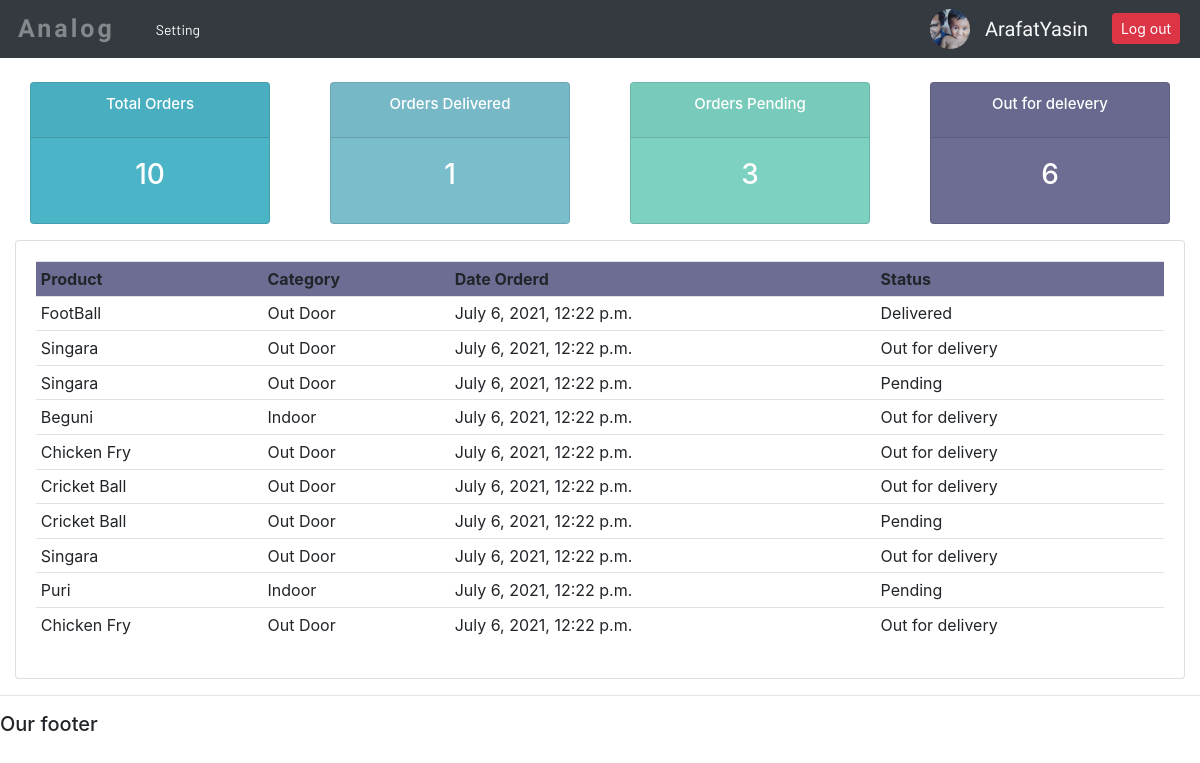
/user/ (signed in), run on the app's committed database.
### analog/models.py (models this page shows, shortened)
class Customer(models.Model):
    user = models.OneToOneField(User, null=True, on_delete=models.CASCADE)
    name = models.CharField(max_length=200, null=True)
    phone = models.CharField(max_length=11, null=True)
    image=models.ImageField(default='defult.png',null=True,blank=True)
    email = models.CharField(max_length=50, null=True)
    date_created = models.DateTimeField(auto_now_add=True)

class Order(models.Model):
    STATUS = (
        ('Pending', 'Pending'),
        ('Out for delivery', 'Out for delivery'),
        ('Delivered', 'Delivered'),
    )
    customer = models.ForeignKey(Customer, null=True, on_delete=models.SET_NULL)
    product = models.ForeignKey(Product, null=True, on_delete=models.SET_NULL)
    date_creates = models.DateTimeField(auto_now_add=True)
    status = models.CharField(max_length=200, null=True, choices=STATUS)

class Product(models.Model):
    CATAGORY = (
        ('Indoor', 'Indoor'),
        ('Out Door', 'Out Door'),
    )
    name = models.CharField(max_length=200, null=True)
    price = models.FloatField(null=True)
    catagory = models.CharField(max_length=200, null=True, choices=CATAGORY)
    description = models.CharField(max_length=200, null=True, blank=True)
    date_creates = models.DateTimeField(auto_now_add=True)
    tags = models.ManyToManyField(Tag)
    def __str__(self):
        return self.name

### analog/c_decorators.py (the view)
        def wraper_function(request, *args, **kwargs):
            group = None
            if request.user.groups.exists():
                group = request.user.groups.all()[0].name
            if group in allowed_roles:
                return view_func(request, *args, **kwargs)
            else:
                return HttpResponse("you are not authorised to view this page..")

### analog/views.py (called while the page is built)
@login_required(login_url='log_in')
@allowed_users(allowed_roles='Customer')
def UserPage(request):
    orders = request.user.customer.order_set.all()
    amounts = {
        'total': request.user.customer.order_set.all().count(),
        'delivered': request.user.customer.order_set.filter(status='Delivered').count(),
        'pending': request.user.customer.order_set.filter(status='Pending').count(),
        'out': request.user.customer.order_set.filter(status='Out for delivery').count(),
    }
    context = {
        'orders': orders,
        'amounts': amounts
    }
    return render(request, 'analog/user.html', context)

### templates/analog/user.html (shortened to what this page needs)
{% extends 'analog/main.html' %}
{% block content %}
    {% include 'analog/status.html' %}
    <div class="row">
	<div class="col-md">
		<div class="card card-body">
			<table class="table table-sm">
				<tr>
					<th>Product</th>
					<th>Category</th>
					<th>Date Orderd</th>
					<th>Status</th>
				</tr>
				{% for i in orders %}
				<tr>
					<td>{{ i.product }}</td>
					<td>{{ i.product.catagory }}</td>
					<td>{{ i.date_creates }}</td>
					<td>{{ i.status }}</td>
				</tr>
				{% endfor %}
			</table>
		</div>
	</div>
</div>
{% endblock %}

### templates/analog/navbar.html (shortened to what this page needs)
{% load static %}
<nav class="navbar navbar-expand-lg navbar-dark bg-dark">
  <a class="navbar-brand" href="#"><p id="logo">Analog</p></a>
  <div class="collapse navbar-collapse" id="navbarNav">
    {% if request.user.is_staff %}
        <ul class="navbar-nav">
      <li class="nav-item active">
        <a class="nav-link" href="{% url 'home' %}"><p>Dashboard</p></a>
      </li>
      <li class="nav-item">
        <a class="nav-link" href="{% url 'products' %}"><p>Products</p></a>
      </li>
      <li class="nav-item">
        <a class="nav-link" href="#"><p>Customers</p></a>
      </li>
    </ul>
        {% else %}
        <ul class="navbar-nav">
        <li class="nav-item">
        <a class="nav-link" href="{% url 'user_setting' %}"><p>Setting</p></a>
      </li>
        </ul>
      {% endif %}
      <div class="profile">
        <div id="profile">
            <span id="profile_name"><p>{{ request.user.username }}</p></span>
          <div class="pp"><img src="{{ request.user.customer.image.url }}"></div>
        </div>
        <span id="logout"><a id="logout_btn" href="{% url 'log_out' %}" class="btn btn-sm btn-danger">Log out</a> </span>
    </div>
  </div>
</nav>

### static/css/main.css (style rules this page uses)
table { border-radius: 3px; }
tr:nth-child(1) { background-color: #6d6d94; }

### static/css/nbar.css (style rules this page uses)
.navbar-brand #logo { padding: 0; margin: 0; font-weight: 800; color: rgba(253, 253, 253, 0.4); font-size: 25px; letter-spacing: 3px; }
.navbar-brand { padding: 2px; }
.nav-link p { color: rgb(251, 251, 251); font-family: 'Barlow', sans-serif; font-size: 14px; padding: 5px 15px; width: fit-content; border-radius: 3px; margin: 0; }
.nav-link { margin: 0; height: 30px; padding: 0; }

### templates/analog/navbar.html (style rules this page uses)
.profile { display: flex; width: 250px; justify-content: space-between; position: absolute; right: 20px; align-items: center; }
#profile_name { padding: 0; margin: 0; }
#profile_name p { color: #f8f8f8; padding: 0; margin: 0; font-size: 20px; font-family: 'Zen Tokyo Zoo', cursive; }
#logo { font-family: 'Righteous', cursive; }
.pp { height: 40px; width: 40px; display: flex; align-items: center; justify-content: center; border-radius: 50%; margin-right: 15px; box-sizing: border-box; overflow: hidden; }
.pp img { height: auto; width: 40px; }
#profile { display: flex; flex-direction: row-reverse; width: fit-content; align-items: center; }

### data on the page
Order: product "FootBall", product.catagory "Out Door", date_creates "July 6, 2021, 12:22 p.m.", status "Delivered"
Order: product "Singara", product.catagory "Out Door", date_creates "July 6, 2021, 12:22 p.m.", status "Out for delivery"
Order: product "Singara", product.catagory "Out Door", date_creates "July 6, 2021, 12:22 p.m.", status "Pending"
Order: product "Beguni", product.catagory "Indoor", date_creates "July 6, 2021, 12:22 p.m.", status "Out for delivery"
Order: product "Chicken Fry", product.catagory "Out Door", date_creates "July 6, 2021, 12:22 p.m.", status "Out for delivery"
Order: product "Cricket Ball", product.catagory "Out Door", date_creates "July 6, 2021, 12:22 p.m.", status "Out for delivery"
Order: product "Cricket Ball", product.catagory "Out Door", date_creates "July 6, 2021, 12:22 p.m.", status "Pending"
Order: product "Singara", product.catagory "Out Door", date_creates "July 6, 2021, 12:22 p.m.", status "Out for delivery"
Order: product "Puri", product.catagory "Indoor", date_creates "July 6, 2021, 12:22 p.m.", status "Pending"
Order: product "Chicken Fry", product.catagory "Out Door", date_creates "July 6, 2021, 12:22 p.m.", status "Out for delivery"

### other printed values
{{ request.user.username }} "ArafatYasin"
{{ amounts.total }} "10"
{{ amounts.delivered }} "1"
{{ amounts.pending }} "3"
{{ amounts.out }} "6"
